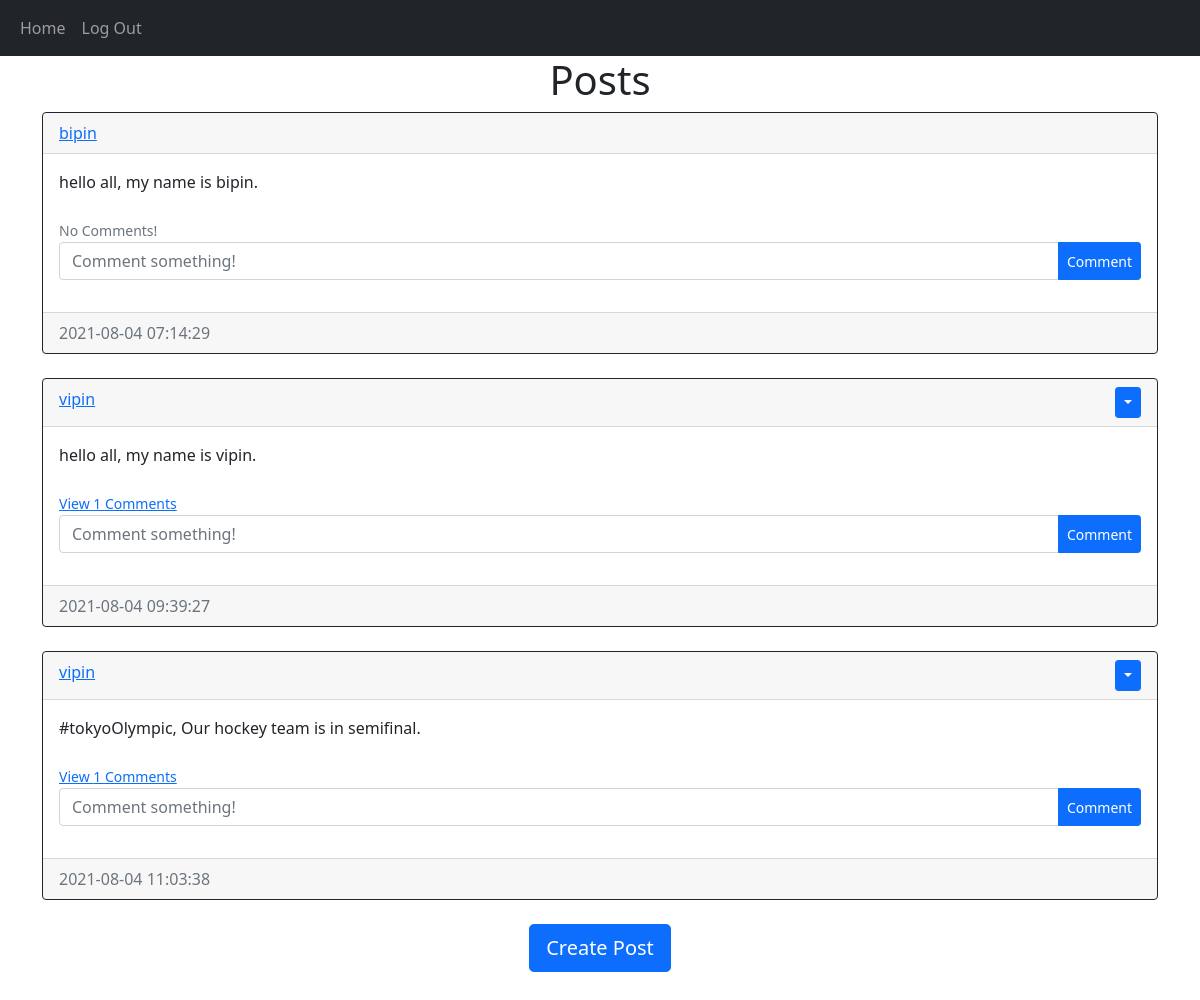
/home/ (signed in), run on the app's committed database.
### website/models.py (models this page shows)
class Post(db.Model):
    id=db.Column(db.Integer,primary_key=True)
    text=db.Column(db.Text,nullable=False)
    date_created=db.Column(db.DateTime(timezone=True),default=func.now())
    author=db.Column(db.Integer,db.ForeignKey('user.id',ondelete="CASCADE"),nullable=False)
    comments=db.relationship('Comment',backref='post',passive_deletes=True)

class User(db.Model,UserMixin):
    id=db.Column(db.Integer,primary_key=True)
    email=db.Column(db.String(150),unique=True)
    username=db.Column(db.String(150),unique=True)
    password=db.Column(db.String(150))
    data_created=db.Column(db.DateTime(timezone=True),default=func.now())
    post=db.relationship('Post',backref='user',passive_deletes=True)
    comments=db.relationship('Comment',backref='user',passive_deletes=True)

### website/views.py (the view)
@views.route("/")
@views.route("/home/")
@login_required
def home():
    posts=Post.query.all()
    return render_template("home.html",user=current_user,posts=posts)

### website/__init__.py (called while the page is built)
def create_app():
    app=Flask(__name__)
    app.config['SECRET_KEY']='hello_world'
    app.config['SQLALCHEMY_DATABASE_URI']=f'sqlite:///{DB_NAME}'
    db.init_app(app)
    from .views import views
    from .auth import auth
    app.register_blueprint(views,url_prefix='/')
    app.register_blueprint(auth,url_prefix='/')
    from .models import User,Post,Comment
    create_database(app)
    login_manager=LoginManager()
    login_manager.login_view="auth.login"
    login_manager.init_app(app)
    @login_manager.user_loader
    def load_user(id):
        return User.query.get(int(id))
    return app

### website/templates/home.html
{% extends "posts_div.html" %} {% block title %}Home Page{% endblock %} {% block
header %} Posts {% endblock %}

### website/templates/posts_div.html (shortened to what this page needs)
{% extends "base.html" %} {% block title %}{% endblock %} {% block content %}
<h1 align="center">{% block header %} {% endblock %}</h1>
<div id="post">
  {% for post in posts %}
  <div class="card border-dark">
    <div class="card-header d-flex justify-content-between align-item-center">
      <a href="/posts/{{post.user.username}}">{{post.user.username}}</a>
      {% if post.author==user.id %}
      <div class="btn-group">
        <button
          type="button"
          class="btn btn-sm btn-primary dropdown-toggle"
          data-bs-toggle="dropdown"
        ></button>
      </div>
      {% endif %}
    </div>
    <div class="card-body">
      <div class="card-text">{{post.text}}</div>
      <br />
      {% if post.comments|length >0 %}
      <a data-bs-toggle="collapse" href="#comments-{{post.id}}" role="button"
        ><small>View {{post.comments|length}} Comments</small>
      </a>
      {% else %}
      <small class="text-muted">No Comments!</small>
      {% endif %}
      <br />
      <form
        action="/create_comment/{{post.id}}"
        class="input-group mb-3"
        method="post"
      >
        <input
          type="text"
          name="comment"
          class="form-control"
          placeholder="Comment something!"
        />
        <button type="submit" class="btn btn-primary btn-sm">Comment</button>
      </form>
    </div>
    <div class="card-footer text-muted">{{post.date_created}}</div>
  </div>
  <br />
  {% endfor %}
</div>
{% block footer %}
<div align="center">
  <a href="/create_post"
    ><button type="button" class="btn btn-primary btn-lg">
      Create Post
    </button></a
  >
</div>
<br /><br />
{% endblock %} {% endblock %}

### data on the page
Post: user.username "bipin", text "hello all, my name is bipin.", shows "No Comments!", date_created "2021-08-04 07:14:29"
Post: user.username "vipin", text "hello all, my name is vipin.", comments|length "1", date_created "2021-08-04 09:39:27"
Post: user.username "vipin", text "#tokyoOlympic, Our hockey team is in semifinal.", comments|length "1", date_created "2021-08-04 11:03:38"
